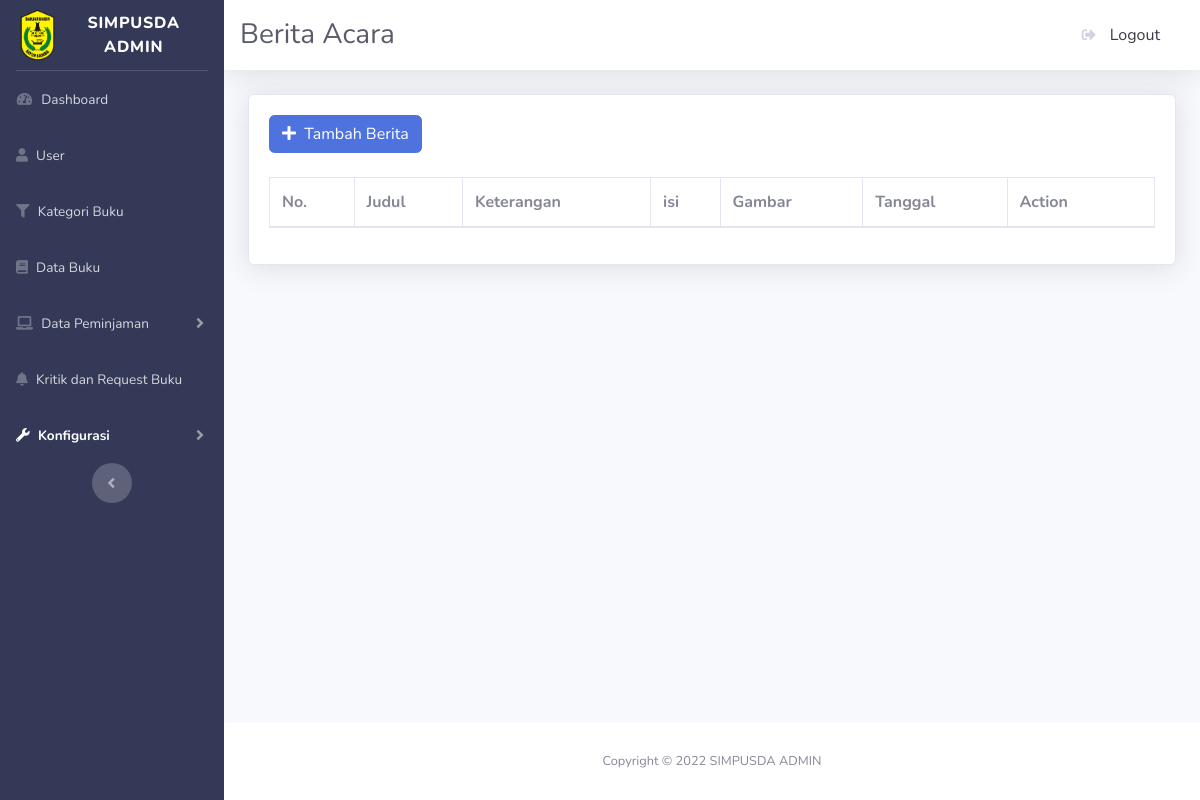
The app's page /admin/beritaacara.php, older data.
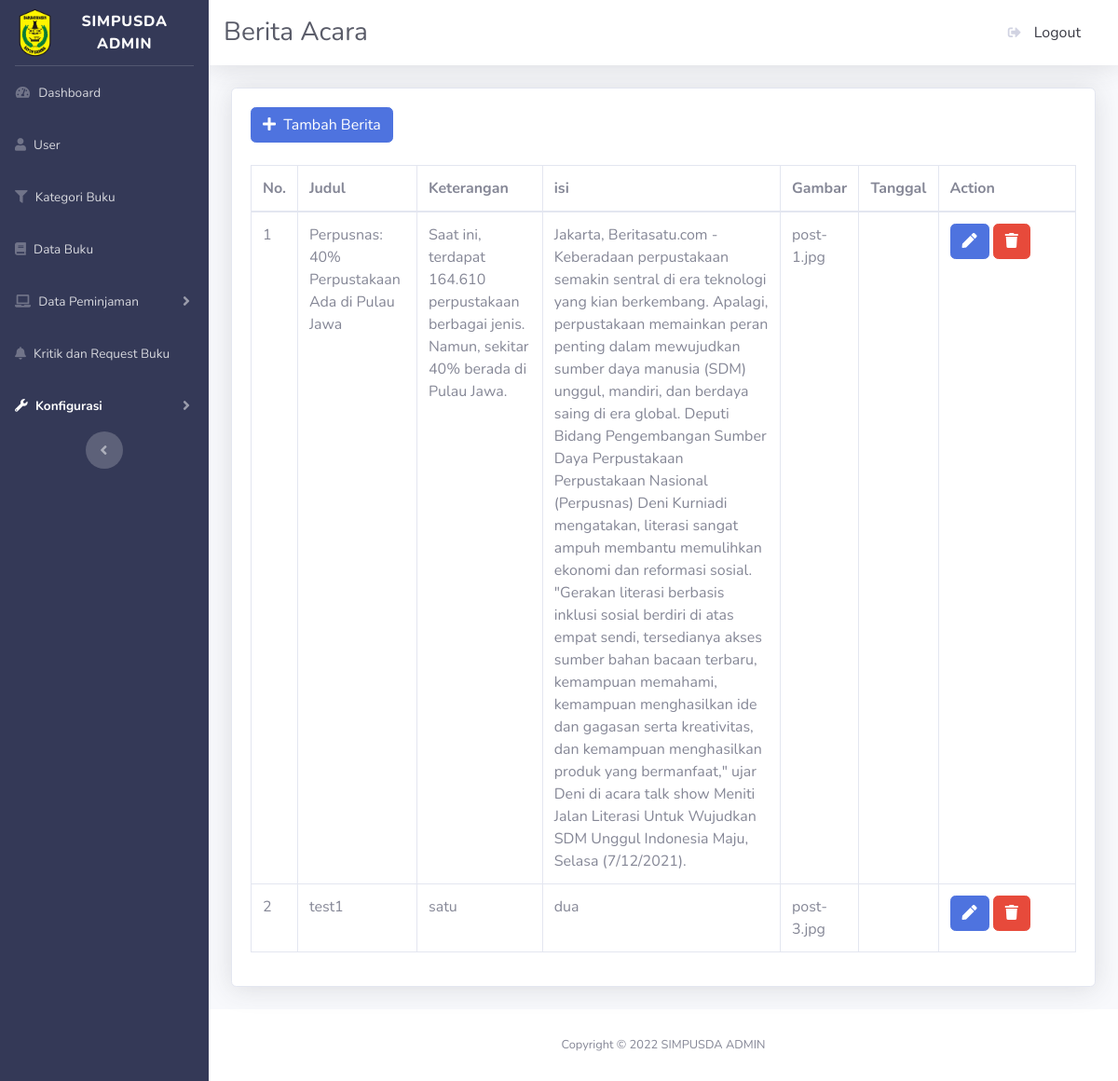
The same page, newer data.
### tables this page shows
CREATE TABLE `l_berita` (
  `id` int(11) NOT NULL,
  `judul` varchar(255) NOT NULL,
  `keterangan` text NOT NULL,
  `isi` text NOT NULL,
  `foto` varchar(255) NOT NULL
);

### admin/beritaacara.php (the view, shortened to what the changed rows need)
<?php
include_once("config.php");
$stmt_berita = $pdo_conn->prepare("SELECT * FROM l_berita");
$stmt_berita->execute();
$result_berita = $stmt_berita->fetchAll();
?>
<!DOCTYPE html>
<html lang="en">
<head>
    <link href="vendor/fontawesome-free/css/all.min.css" rel="stylesheet" type="text/css">
    <link href="css/sb-admin-2.min.css" rel="stylesheet">
    <link href="vendor/datatables/dataTables.bootstrap4.min.css" rel="stylesheet">
</head>
<body id="page-top">
    <div id="wrapper">
        <div id="content-wrapper" class="d-flex flex-column">
            <div id="content">
                <div class="container-fluid">
                    <div class="card shadow mb-4">
                        <div class="card-body">
                                 <br><br>
                            <div class="table-responsive">
                                <table class="table table-bordered" id="dataTable" width="100%" cellspacing="0">
                                <thead>
                                        <tr>
                                          <th scope="col">No.</th>
                                          <th scope="col">Judul</th>
                                          <th scope="col">Keterangan</th>
                                          <th scope="col">isi</th>
                                          <th scope="col">Gambar</th>
                                          <th scope="col">Tanggal</th>
                                          <th class="col-2">Action</th>
                                        </tr>
                                      </thead>
                                      <tbody>
                                        <?php
                                        $no = 1;
                                          foreach($result_berita as $user_data){
                                            echo "<tr>";
                                            echo "<td>".$no++."</td>";
                                            echo "<td>".$user_data['judul']."</td>";
                                            echo "<td>".$user_data['keterangan']."</td>";
                                            echo "<td>".$user_data['isi']."</td>";
                                            echo "<td>".$user_data['foto']."</td>";
                                            echo "<td>".$user_data['tanggal']."</td>";
                                            echo "<td>
                                            <a href='editberitaacara.php?id=$user_data[id]'><button class='btn btn-primary' title='Edit'>
                                            <i class ='fa fa-pen'></i></button></a>
                                            <a href='hapusberitaacara.php?id=$user_data[id]' class ='confirmation'><button class='btn btn-danger' title='Hapus'>
                                            <i class ='fa fa-trash'></i></button></a>
                                            </td>
                                            </tr>";
                                          }
                                        ?>
                                    </tbody>
                                </table>
                            </div>
                        </div>
                    </div>
                </div>
            </div>
        </div>
    </div>
    <link rel="stylesheet" href="https://cdnjs.cloudflare.com/ajax/libs/bootstrap-datepicker/1.4.1/css/bootstrap-datepicker3.css"/>
</body>
</html>

Row changes from the older to the newer data that the page shows:
added l_berita: judul "Perpusnas: 40% Perpustakaan Ada di Pulau Jawa", keterangan "Saat ini, terdapat 164.610 perpustakaan berbagai jenis. Namun, sekitar 40% berada di Pulau Jawa.", isi "Jakarta, Beritasatu.com - Keberadaan perpustakaan semakin sentral di era teknologi yang kian berkembang. Apalagi, perpustakaan memainkan peran penting dalam mewujudkan sumber daya manusia (SDM) unggul, mandiri, dan berdaya saing di era global. Deputi Bidang Pengembangan Sumber Daya Perpustakaan Perpustakaan Nasional (Perpusnas) Deni Kurniadi mengatakan, literasi sangat ampuh membantu memulihkan ekonomi dan reformasi sosial. \"Gerakan literasi berbasis inklusi sosial berdiri di atas empat sendi, tersedianya akses sumber bahan bacaan terbaru, kemampuan memahami, kemampuan menghasilkan ide dan gagasan serta kreativitas, dan kemampuan menghasilkan produk yang bermanfaat,\" ujar Deni di acara talk…", foto "post-1.jpg"
added l_berita: judul "test1", keterangan "satu", isi "dua", foto "post-3.jpg"
